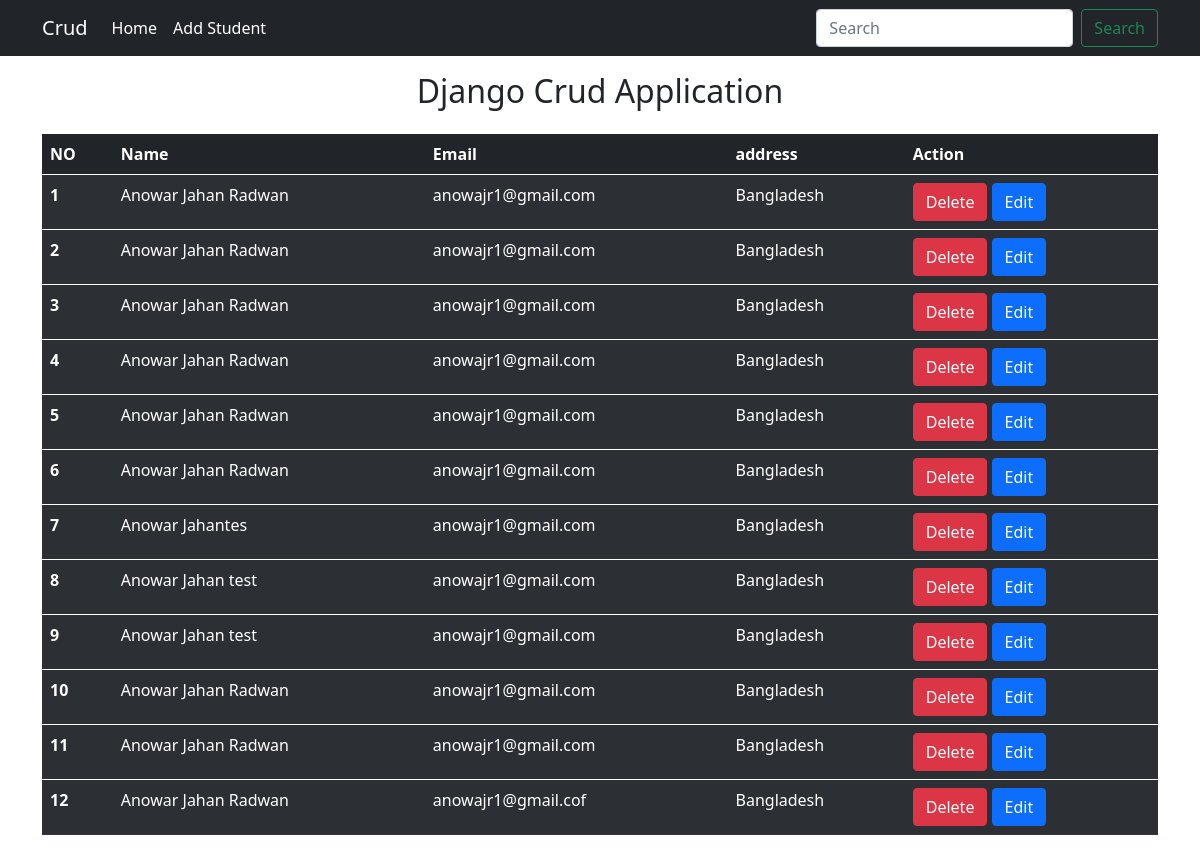
Before: / with the older database file.
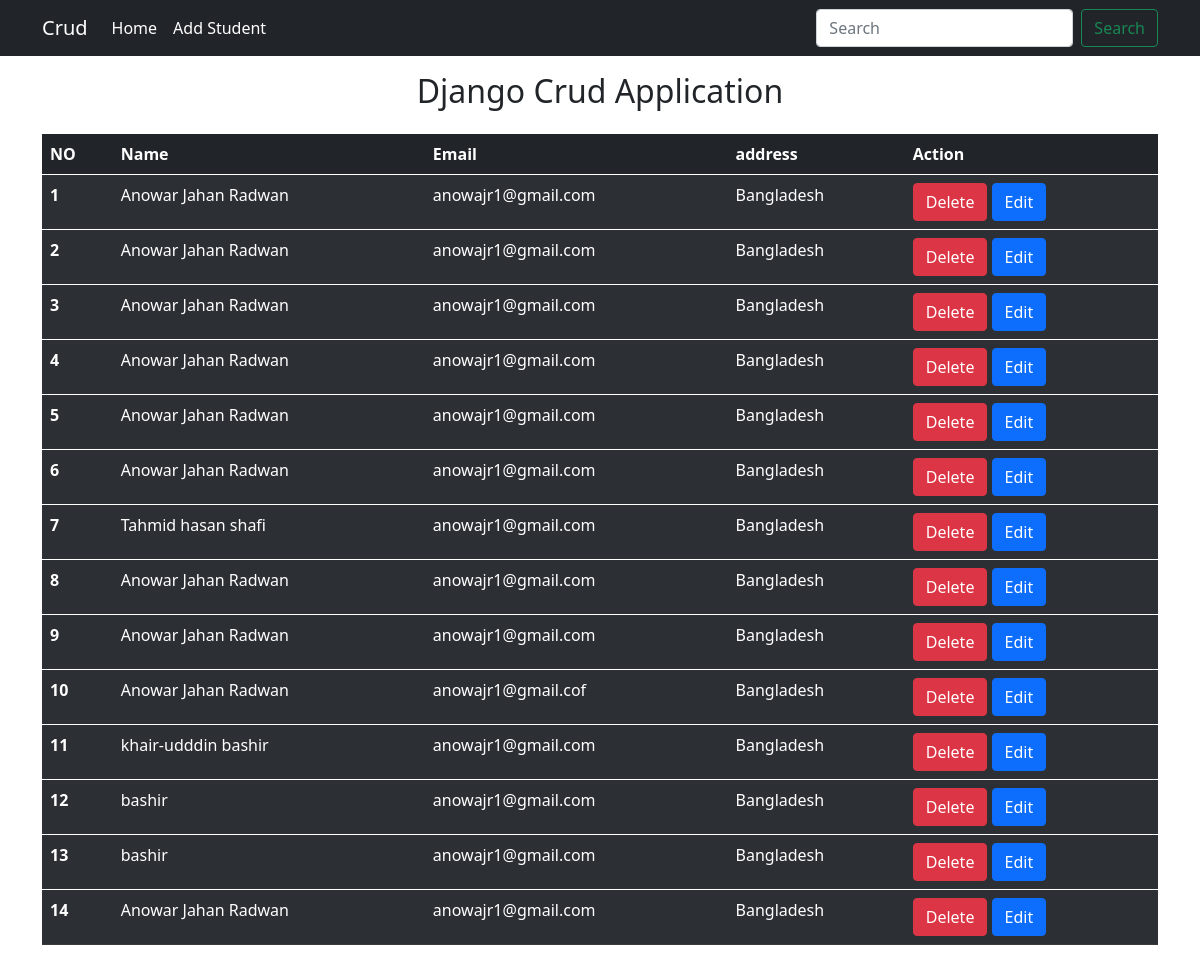
After: the same page with the newer database file.
### core/models.py (models this page shows, shortened)
class Student(models.Model):
    name = models.CharField(max_length=200, blank=False)
    email = models.EmailField(max_length=200,  blank=False)
    address = models.CharField(max_length=200,  blank=False)

### core/views.py (the view)
# urls.py: path('', views.home, name="home"),
def home(request):
    student = Student.objects.all()
    return render(request, 'home.html',{'students':student})

### core/templates/home.html (shortened to what this page needs)
{% extends 'base.html' %}
{% block main_body %}
 <h2 class="text-center mt-3">Django Crud Application</h2>
 <div class="container my-4">
    <table class="table table-dark table-striped">
        <thead>
            <tr>
              <th scope="col">NO</th>
              <th scope="col">Name</th>
              <th scope="col">Email</th>
              <th scope="col">address</th>
              <th scope="col">Action</th>
            </tr>
          </thead>
          <tbody>
          {% for student in students %}
            <tr>
              <th scope="row">{{forloop.counter}}</th>
              <td> {{ student.name }} </td>
              <td>{{ student.email}}</td>
              <td>{{student.address }}</td>
       <td>
        <a onclick="return confirm('Are you sure you want to delete this list!!')" href="{{student.id}}"><button type="submit" class="btn btn-danger">Delete</button></a>
        <a href="{% url 'edit' student.id %}"><button type="submit" class="btn btn-primary">Edit</button> </a>
      </td>
            </tr>
          </tbody>
          {% endfor %}
      </table>
 </div>
{% endblock main_body %}

### core/templates/base.html (shortened to what this page needs)
<!doctype html>
<html lang="en">
  <head>
    <link href="https://cdn.jsdelivr.net/npm/bootstrap@5.0.2/dist/css/bootstrap.min.css" rel="stylesheet">
  </head>
  <body>
  <nav class="navbar navbar-expand-lg navbar-dark bg-dark">
    <div class="container">
      <a class="navbar-brand" href="#">Crud</a>
      <div class="collapse navbar-collapse" id="navbarSupportedContent">
        <ul class="navbar-nav me-auto mb-2 mb-lg-0">
          <li class="nav-item">
            <a class="nav-link active" aria-current="page" href="{% url 'home' %}">Home</a>
          </li>
          <li class="nav-item">
            <a class="nav-link active" aria-current="page" href="{% url 'addstudent' %}">Add Student</a>
          </li>
            </ul>
        <form class="d-flex">
          <input class="form-control me-2" type="search" placeholder="Search" aria-label="Search">
          <button class="btn btn-outline-success" type="submit">Search</button>
        </form>
      </div>
    </div>
  </nav>
  {% block main_body %}{% endblock main_body %}
  </body>
</html>

Changed rows visible on the page:
removed Student: name "Anowar Jahan test", email "anowajr1@gmail.com", address "Bangladesh"
removed Student: name "Anowar Jahan test", email "anowajr1@gmail.com", address "Bangladesh"
changed Student: name "Anowar Jahantes" → "Tahmid hasan shafi"
added Student: name "khair-udddin bashir", email "anowajr1@gmail.com", address "Bangladesh"
added Student: name "bashir", email "anowajr1@gmail.com", address "Bangladesh"
added Student: name "bashir", email "anowajr1@gmail.com", address "Bangladesh"
added Student: name "Anowar Jahan Radwan", email "anowajr1@gmail.com", address "Bangladesh"
